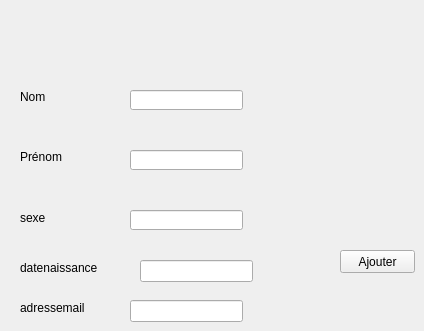
     <widget class="QWidget" name="tab">
      <attribute name="title">
       <string>Ajouter un client</string>
      </attribute>
      <widget class="QLabel" name="label_3">
       <property name="geometry">
        <rect>
         <x>20</x>
         <y>90</y>
         <width>47</width>
         <height>13</height>
        </rect>
       </property>
       <property name="text">
        <string>Nom</string>
       </property>
      </widget>
      <widget class="QLabel" name="label_4">
       <property name="geometry">
        <rect>
         <x>20</x>
         <y>150</y>
         <width>47</width>
         <height>13</height>
        </rect>
       </property>
       <property name="text">
        <string>Prénom</string>
       </property>
      </widget>
      <widget class="QLineEdit" name="nom">
       <property name="geometry">
        <rect>
         <x>130</x>
         <y>90</y>
         <width>113</width>
         <height>20</height>
        </rect>
       </property>
      </widget>
      <widget class="QLineEdit" name="prenom">
       <property name="geometry">
        <rect>
         <x>130</x>
         <y>150</y>
         <width>113</width>
         <height>20</height>
        </rect>
       </property>
      </widget>
      <widget class="QPushButton" name="pb_ajouter">
       <property name="geometry">
        <rect>
         <x>340</x>
         <y>250</y>
         <width>75</width>
         <height>23</height>
        </rect>
       </property>
       <property name="text">
        <string>Ajouter</string>
       </property>
      </widget>
      <widget class="QLineEdit" name="sexe">
       <property name="geometry">
        <rect>
         <x>130</x>
         <y>210</y>
         <width>113</width>
         <height>20</height>
        </rect>
       </property>
      </widget>
      <widget class="QLabel" name="label_5">
       <property name="geometry">
        <rect>
         <x>20</x>
         <y>210</y>
         <width>61</width>
         <height>16</height>
        </rect>
       </property>
       <property name="text">
        <string>sexe</string>
       </property>
      </widget>
      <widget class="QLineEdit" name="datenaissance">
       <property name="geometry">
        <rect>
         <x>140</x>
         <y>260</y>
         <width>113</width>
         <height>22</height>
        </rect>
       </property>
      </widget>
      <widget class="QLabel" name="label_17">
       <property name="geometry">
        <rect>
         <x>20</x>
         <y>260</y>
         <width>81</width>
         <height>16</height>
        </rect>
       </property>
       <property name="text">
        <string>datenaissance</string>
       </property>
      </widget>
      <widget class="QLabel" name="label_19">
       <property name="geometry">
        <rect>
         <x>20</x>
         <y>300</y>
         <width>91</width>
         <height>16</height>
        </rect>
       </property>
       <property name="text">
        <string>adressemail</string>
       </property>
      </widget>
      <widget class="QLineEdit" name="adressemail">
       <property name="geometry">
        <rect>
         <x>130</x>
         <y>300</y>
         <width>113</width>
         <height>22</height>
        </rect>
       </property>
      </widget>
      <zorder>label_3</zorder>
      <zorder>label_4</zorder>
      <zorder>nom</zorder>
      <zorder>prenom</zorder>
      <zorder>sexe</zorder>
      <zorder>label_5</zorder>
      <zorder>datenaissance</zorder>
      <zorder>label_17</zorder>
      <zorder>label_19</zorder>
      <zorder>adressemail</zorder>
      <zorder>pb_ajouter</zorder>
     </widget>
